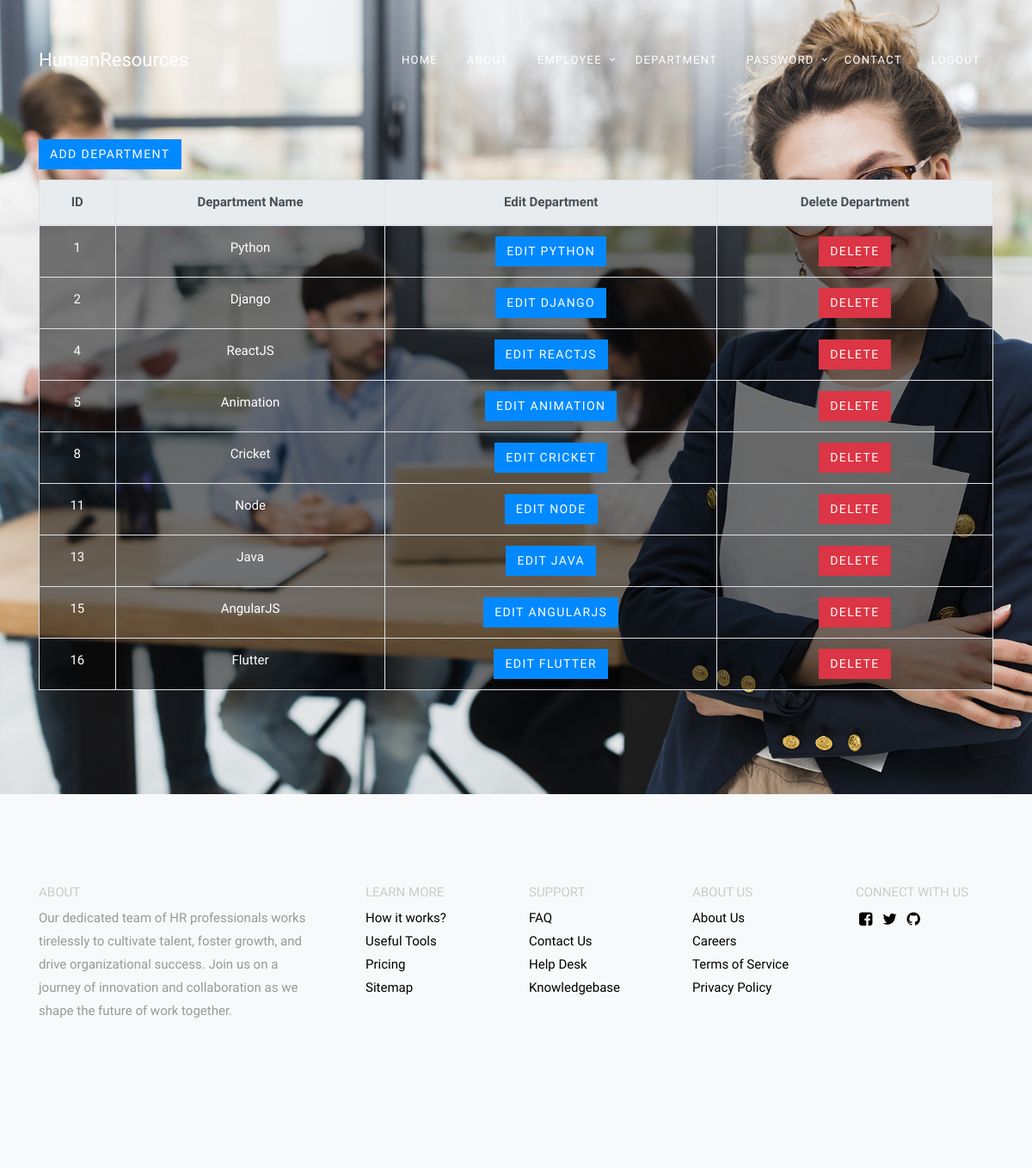
/department/ (signed in), run on the app's committed database.
### data/models.py (models this page shows, shortened)
class Department(models.Model):
    dep_name = models.CharField(max_length=25, verbose_name="Department Name")

### data/views.py (the view)
# urls.py: path('department/', views.dep_table, name='dep_table'),
@login_required(login_url="/home/")
def dep_table(request):
    template = loader.get_template('department.html')
    dep_list = Department.objects.all().values()
    context = {
        "Department_list": dep_list
    }
    return HttpResponse(template.render(context, request))

### data/templates/department.html (shortened to what this page needs)
{% load static %}
{% block content %}
<!DOCTYPE html>
<html lang="en">
<head>
    <link rel="stylesheet" href="https://stackpath.bootstrapcdn.com/bootstrap/4.5.2/css/bootstrap.min.css">
    <link rel="stylesheet" href="{% static 'data/css/style.css' %}">
</head>
<body>
    <div class="js-animsition animsition" id="site-wrap" data-animsition-in-class="fade-in" data-animsition-out-class="fade-out">
        <header class="templateux-navbar" role="banner">
            <div class="container"  data-aos="fade-down">
              <div class="row">
                <div class="col-3 templateux-logo">
                  <a href="" class="animsition-link">HumanResources</a>
                </div>
                <nav class="col-9 site-nav">
                  <ul class="sf-menu templateux-menu d-none d-md-block">
                    <li class="active">
                      <a href="/home/" class="animsition-link">Home</a>
                    </li>
                    <li><a href="/about_us/" class="animsition-link">About</a></li>
                    <li>
                      <a href="" class="animsition-link">Employee</a>
                      </li>
                      </ul>
                    <li><a href="/department/" class="animsition-link">Department</a></li>
                    <li>
                      <a href="" class="animsition-link">Password</a>
                        <li>
                    <li><a href="/contact_us/" class="animsition-link">Contact</a></li>
                    <li><a href="/logout/" class="animsition-link">Logout</a><li>
                </nav>
              </div>
            </div>
          </header>
          <div class="templateux-section" style="background-image: url('{% static 'data/images/slider-1.jpg' %}'); background-size: cover; background-position: center;">
            <div class="container">
              <div class="row">
<div class="container mt-5">
    <h1><a href="add/" class="btn btn-primary">Add Department</a></h1>
    <table class="table table-bordered table-striped text-center opaque-table">
        <thead class="thead-light">
            <tr>
                <th>ID</th>
                <th>Department Name</th>
                <th>Edit Department</th>
                <th>Delete Department</th>
            </tr>
        </thead>
        <tbody>
            {% for x in Department_list %}
            <tr>
                <td>{{ x.id }}</td>
                <td>{{ x.dep_name }}</td>
                <td><a href="/department/{{ x.id }}/edit/" class="btn btn-primary">Edit {{ x.dep_name }}</a></td>
                <td><a href="/department/{{ x.id }}/delete/" class="btn btn-danger">Delete</a></td>
            </tr>
            {% endfor %}
        </tbody>
    </table>
</div>
</div>
</div>
</div>
<footer class="templateux-footer bg-light">
    <div class="container">
      <div class="row mb-5">
        <div class="col-md-4 pr-md-5">
          <div class="block-footer-widget">
            <h3>About</h3>
            <p>Our dedicated team of HR professionals works tirelessly to cultivate talent, foster growth, and drive organizational success. Join us on a journey of innovation and collaboration as we shape the future of work together.</p>
          </div>
        </div>
        <div class="col-md-8">
          <div class="row">
            <div class="col-md-3">
              <div class="block-footer-widget">
                <h3>Learn More</h3>
                <ul class="list-unstyled">
                  <li><a href="#">How it works?</a></li>
                  <li><a href="#">Useful Tools</a></li>
                  <li><a href="#">Pricing</a></li>
                  <li><a href="#">Sitemap</a></li>
                </ul>
              </div>
            </div>
            <div class="col-md-3">
              <div class="block-footer-widget">
                <h3>Support</h3>
                <ul class="list-unstyled">
                  <li><a href="#">FAQ</a></li>
                  <li><a href="#">Contact Us</a></li>
                  <li><a href="#">Help Desk</a></li>
                  <li><a href="#">Knowledgebase</a></li>
                </ul>
              </div>
            </div>
            <div class="col-md-3">
              <div class="block-footer-widget">
                <h3>About Us</h3>
                <ul class="list-unstyled">
                  <li><a href="#">About Us</a></li>
                  <li><a href="#">Careers</a></li>
                  <li><a href="#">Terms of Service</a></li>
                  <li><a href="#">Privacy Policy</a></li>
                </ul>
              </div>
            </div>
            <div class="col-md-3">
              <div class="block-footer-widget">
                <h3>Connect With Us</h3>
                <ul class="list-unstyled block-social">
                  <li><a href="#" class="p-1"><span class="icon-facebook-square"></span></a></li>
                  <li><a href="#" class="p-1"><span class="icon-twitter"></span></a></li>
                  <li><a href="#" class="p-1"><span class="icon-github"></span></a></li>
                </ul>
              </div>
            </div>
          </div>
        </div>
      </div>
    </div>
  </footer>
</div>
</body>
</html>
{% endblock %}

### data/templates/department.html (style rules this page uses)
.table td { color: white; }
.opaque-table { background-color: rgba(0, 0, 0, 0.5); color: white; }

### data on the page
Department: id "1", dep_name "Python", dep_name "PYTHON"
Department: id "2", dep_name "Django", dep_name "DJANGO"
Department: id "4", dep_name "ReactJS", dep_name "REACTJS"
Department: id "5", dep_name "Animation", dep_name "ANIMATION"
Department: id "8", dep_name "Cricket", dep_name "CRICKET"
Department: id "11", dep_name "Node", dep_name "NODE"
Department: id "13", dep_name "Java", dep_name "JAVA"
Department: id "15", dep_name "AngularJS", dep_name "ANGULARJS"
Department: id "16", dep_name "Flutter", dep_name "FLUTTER"
